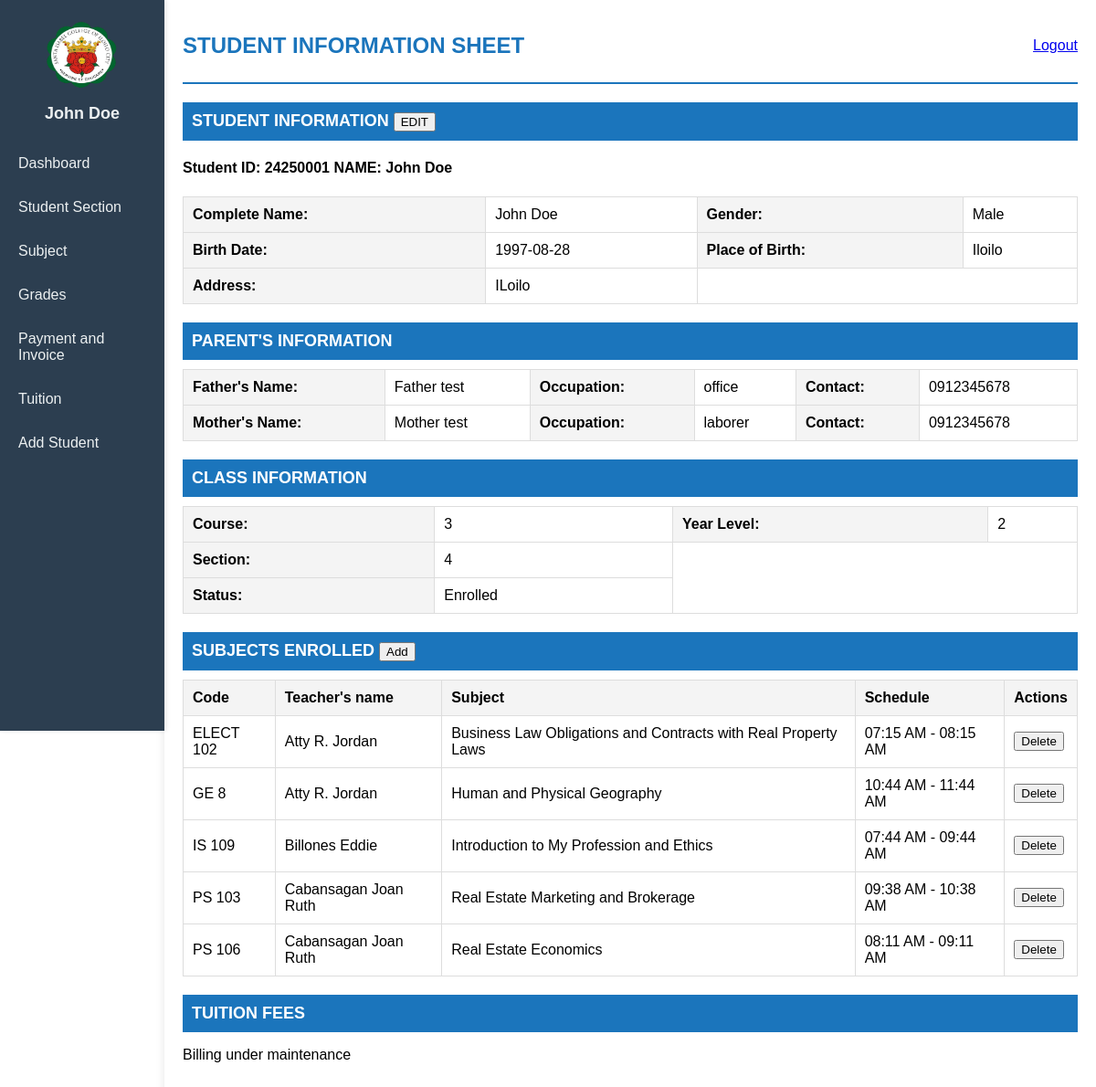
The app's page /admin/class.php?id=24250001 (signed in) with its own data.
### tables this page shows
CREATE TABLE `students` (
  `id` int(11) NOT NULL,
  `first_name` varchar(255) NOT NULL,
  `middle_name` varchar(255) NOT NULL,
  `last_name` varchar(255) NOT NULL,
  `age` int(11) NOT NULL,
  `birthday` date NOT NULL,
  `place_of_birth` varchar(255) NOT NULL,
  `gender` enum('Male','Female') NOT NULL,
  `citizenship` varchar(255) NOT NULL,
  `contact_number` varchar(20) NOT NULL,
  `email_address` varchar(255) NOT NULL,
  `present_address` varchar(255) NOT NULL,
  `permanent_address` varchar(255) NOT NULL,
  `mothers_name` varchar(255) NOT NULL,
  `mothers_occupation` varchar(255) NOT NULL,
  `mothers_contact` varchar(20) NOT NULL,
  `fathers_name` varchar(255) NOT NULL,
  `fathers_contact` varchar(20) NOT NULL,
  `fathers_occupation` varchar(255) NOT NULL,
  `year_level` int(11) NOT NULL,
  `section` int(11) DEFAULT NULL,
  `course` varchar(50) DEFAULT NULL,
  `status` varchar(20) DEFAULT NULL
);

CREATE TABLE `classes` (
  `id` int(11) NOT NULL,
  `student_name` varchar(255) DEFAULT NULL,
  `teacher` varchar(255) DEFAULT NULL,
  `name` varchar(255) DEFAULT NULL,
  `code` varchar(50) NOT NULL,
  `schedule` varchar(255) DEFAULT NULL,
  `Grades` decimal(5,2) NOT NULL
);

### admin/class.php (the view, shortened to what this page needs)
<?php
$servername = "localhost";
$username = "root";
$password = "";
$dbname = "school_db";
$conn = new mysqli($servername, $username, $password, $dbname);
$students = [];
$subjects = [];
$tuition = [];
$student_id = $_GET['id'] ?? 0;
$studentQuery = "SELECT * FROM students WHERE id = ?";
$studentStmt = $conn->prepare($studentQuery);
if ($studentStmt) {
    $studentStmt->bind_param('i', $student_id);
    $studentStmt->execute();
    $studentsResult = $studentStmt->get_result();
    if ($studentsResult->num_rows > 0) {
        $students = $studentsResult->fetch_assoc();
    }
}
$subjectQuery = "SELECT * FROM classes WHERE id = ?";
$subjectStmt = $conn->prepare($subjectQuery);
if ($subjectStmt) {
    $subjectStmt->bind_param('i', $student_id);
    $subjectStmt->execute();
    $subjectResult = $subjectStmt->get_result();
    if ($subjectResult->num_rows > 0) {
        while ($subject = $subjectResult->fetch_assoc()) {
            $subjects[] = $subject;
        }
    }
}
$tableExists = $conn->query("SHOW TABLES LIKE 'Billing'")->num_rows > 0;
?>
<!DOCTYPE html>
<html lang="en">
<head>
    <link rel="stylesheet" href="../css/sidebar.css">
    <link rel="stylesheet" href="../css/class.css">
</head>
<body>
    <div class="sidebar">
        <div class="admin-section">
            <img src="../images/SCHOOL_LOGO.jpg" alt="School Logo">
            <h2><?php echo htmlspecialchars(($students['first_name'] ?? '') . ' ' . ($students['last_name'] ?? '')); ?></h2>
        </div>
        <ul>
            <li><a href="admin.php">Dashboard</a></li>
            <li><a href="students.php">Student Section</a></li>
            <li><a href="subject_section.php">Subject</a></li>
			<li><a href="Grades.php">Grades</a></li>
            <li><a href="payment.php">Payment and Invoice</a></li>
			<li><a href="Tuition.php">Tuition</a></li>
            <li><a href="add_student.php">Add Student</a></li>
        </ul>
    </div>
    <div class="container">
        <div class="header">
            <h1>STUDENT INFORMATION SHEET</h1>
            <a href="../logout.php" class="logout">Logout</a>
        </div>
        <div class="section">
            <h2>STUDENT INFORMATION <button onclick="openEditModal()">EDIT</button></h2>
            <h4>Student ID: <?php echo htmlspecialchars($students['id'] ?? 'N/A'); ?> NAME: <?php echo htmlspecialchars(($students['first_name'] ?? '') . ' ' . ($students['last_name'] ?? '')); ?></h4>
            <table>
                <tr>
                    <th>Complete Name:</th>
                    <td><?php echo htmlspecialchars(($students['first_name'] ?? '') . ' ' . ($students['last_name'] ?? '')); ?></td>
                    <th>Gender:</th>
                    <td><?php echo htmlspecialchars($students['gender'] ?? 'N/A'); ?></td>
                </tr>
                <tr>
                    <th>Birth Date:</th>
                    <td><?php echo htmlspecialchars($students['birthday'] ?? 'N/A'); ?></td>
                    <th>Place of Birth:</th>
                    <td><?php echo htmlspecialchars($students['place_of_birth'] ?? 'N/A'); ?></td>
                </tr>
                <tr>
                    <th>Address:</th>
                    <td><?php echo htmlspecialchars($students['present_address'] ?? 'N/A'); ?></td>
                </tr>
            </table>
        </div>
        <div class="section">
            <h2>PARENT'S INFORMATION</h2>
            <table>
                <tr>
                    <th>Father's Name:</th>
                    <td><?php echo htmlspecialchars($students['fathers_name'] ?? 'N/A'); ?></td>
                    <th>Occupation:</th>
                    <td><?php echo htmlspecialchars($students['fathers_occupation'] ?? 'N/A'); ?></td>
                    <th>Contact:</th>
                    <td><?php echo htmlspecialchars($students['fathers_contact'] ?? 'N/A'); ?></td>
                </tr>
                <tr>
                    <th>Mother's Name:</th>
                    <td><?php echo htmlspecialchars($students['mothers_name'] ?? 'N/A'); ?></td>
                    <th>Occupation:</th>
                    <td><?php echo htmlspecialchars($students['mothers_occupation'] ?? 'N/A'); ?></td>
                    <th>Contact:</th>
                    <td><?php echo htmlspecialchars($students['mothers_contact'] ?? 'N/A'); ?></td>
                </tr>
            </table>
        </div>
		<div class="section">
            <h2>CLASS INFORMATION</h2>
            <table>
                <tr>
                    <th>Course:</th>
                    <td><?php echo htmlspecialchars($students['course'] ?? 'N/A'); ?></td>
                    <th>Year Level:</th>
                    <td><?php echo htmlspecialchars($students['year_level'] ?? 'N/A'); ?></td>
                </tr>
                <tr>
                    <th>Section:</th>
                    <td><?php echo htmlspecialchars($students['section'] ?? 'N/A'); ?></td>
                </tr>
                <tr>
                    <th>Status:</th>
                    <td><?php echo htmlspecialchars($students['status'] ?? 'N/A'); ?></td>
                </tr>
            </table>
        </div>
        <div class="section">
            <h2>SUBJECTS ENROLLED    <button onclick="window.location.href='add_subject.php?id=<?php echo htmlspecialchars($students['id']); ?>'">Add</button>
</h2>
            <table>
                <thead>
                    <tr>
                        <th>Code</th>
                        <th>Teacher's name</th>
                        <th>Subject</th>
                        <th>Schedule</th>
                        <th>Actions</th>
                    </tr>
                </thead>
                <tbody>
                    <?php foreach ($subjects as $subject): ?>
                    <tr>
                        <td><?php echo htmlspecialchars($subject['code']); ?></td>
                        <td><?php echo htmlspecialchars($subject['teacher']); ?></td>
                        <td><?php echo htmlspecialchars($subject['name']); ?></td>
                        <td><?php echo htmlspecialchars($subject['schedule']); ?></td>
                        <td><button class="delete-button" data-code="<?php echo htmlspecialchars($subject['code']); ?>">Delete</button></td>
                    </tr>
                    <?php endforeach; ?>
                </tbody>
            </table>
        </div>
        <?php if ($tableExists && !empty($tuition)): ?>
			<div class="section">
				<h2>TUITION FEES</h2>
				<table>
					<thead>
						<tr>
							<th>Amount</th>
							<th>Description</th>
							<th>Date</th>
						</tr>
					</thead>
					<tbody>
						<?php foreach ($tuition as $item): ?>
						<tr>
							<td><?php echo htmlspecialchars($item['amount']); ?></td>
							<td><?php echo htmlspecialchars($item['description']); ?></td>
							<td><?php echo htmlspecialchars($item['date']); ?></td>
						</tr>
						<?php endforeach; ?>
					</tbody>
				</table>
			</div>
			<?php else: ?>
			<div class="section">
				<h2>TUITION FEES</h2>
				<p>Billing under maintenance</p>
			</div>
		<?php endif; ?>
    </div>
</body>
</html>

### css/sidebar.css (style rules this page uses)
body, html { padding: 0; font-family: 'Arial', sans-serif; font-size: 16px; }
.sidebar { width: 180px; background-color: #2c3e50; color: #ecf0f1; height: 100vh; position: fixed; display: flex; flex-direction: column; align-items: center; top: 0; left: 0; box-shadow: 2px 0 5px rgba(0,0,0,0.1); }
.sidebar .admin-section { text-align: center; padding: 20px; }
.sidebar .admin-section img { border-radius: 50%; width: 80px; height: 80px; margin-bottom: 10px; }
.sidebar .admin-section h2 { font-size: 18px; margin: 0; }
.sidebar ul { list-style: none; padding: 0; width: 100%; margin: 0; }
.sidebar ul li { width: 100%; }
.sidebar ul li a { display: block; padding: 15px 20px; color: #ecf0f1; transition: background-color 0.3s; text-decoration: none; }

### css/class.css (style rules this page uses)
body, html { margin: 0; padding: 0; font-family: 'Arial', sans-serif; font-size: 16px; }
.container { margin-left: 180px; padding: 20px; background: #fff; box-shadow: 0 0 10px rgba(0,0,0,0.1); width: calc(100% - 180px); box-sizing: border-box; }
.header { display: flex; justify-content: space-between; align-items: center; border-bottom: 2px solid #1b75bc; padding-bottom: 10px; }
.header h1 { font-size: 24px; color: #1b75bc; }
.section { margin: 20px 0; }
.section h2 { font-size: 18px; background: #1b75bc; color: #fff; padding: 10px; margin: 0; }
.section table { width: 100%; border-collapse: collapse; margin-top: 10px; }
.section table, .section th, .section td { border: 1px solid #ddd; }
.section th, .section td { padding: 10px; text-align: left; }
.section th { background: #f4f4f4; }

### records on screen
students: first_name+last_name "John Doe", id "24250001", gender "Male", birthday "1997-08-28", place_of_birth "Iloilo", present_address "ILoilo", fathers_name "Father test", fathers_occupation "office", fathers_contact "0912345678", mothers_name "Mother test", mothers_occupation "laborer", mothers_contact "0912345678", course "3", year_level "2", section "4", status "Enrolled"
classes: code "ELECT 102", teacher "Atty R. Jordan", name "Business Law Obligations and Contracts with Real Property Laws", schedule "07:15 AM - 08:15 AM"
classes: code "GE 8", teacher "Atty R. Jordan", name "Human and Physical Geography", schedule "10:44 AM - 11:44 AM"
classes: code "IS 109", teacher "Billones Eddie", name "Introduction to My Profession and Ethics", schedule "07:44 AM - 09:44 AM"
classes: code "PS 103", teacher "Cabansagan Joan Ruth", name "Real Estate Marketing and Brokerage", schedule "09:38 AM - 10:38 AM"
classes: code "PS 106", teacher "Cabansagan Joan Ruth", name "Real Estate Economics", schedule "08:11 AM - 09:11 AM"
